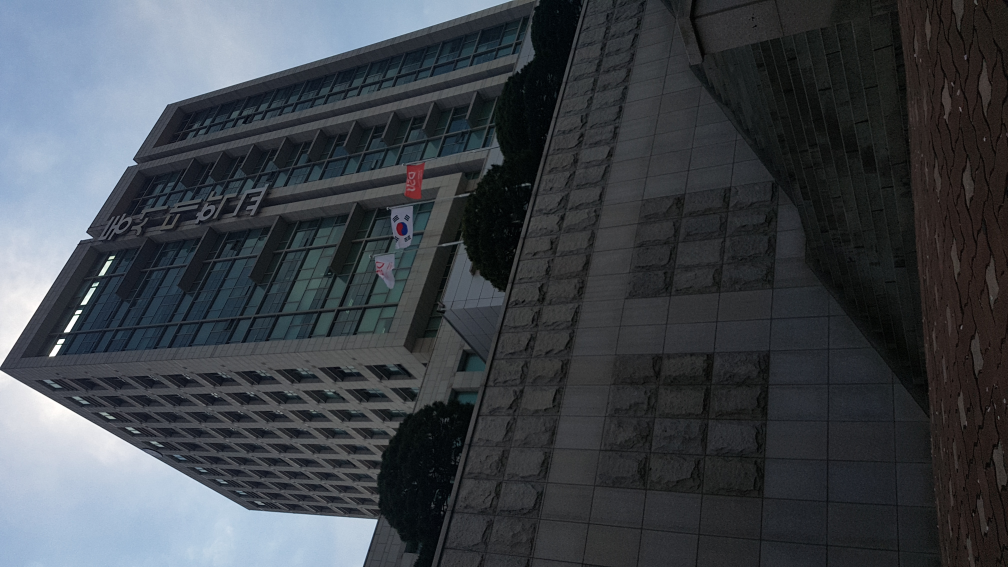
#> input picture Homework_1_task_2/Inputs/dsu_3.jpg, 4032 x 2268 px, given in place of dsu.jpg, which was not available (shown at 1/4 size)
$ jupyter execute chapter12.ipynb
#> lines starting #> are read from the running program, lines starting #| are printed output that depends on the picture; pictures that were not available may be replaced by others from this repository, and a replacement may not be noted
[cell 1]
from PIL import Image
from pylab import *
import matplotlib.pyplot as pl
# read image to array
im = array(Image.open('dsu.jpg'))
#> im is the input picture: shape (2268, 4032, 3); mean R, G, B 63.3, 68.2, 74.1
pl.rcParams["figure.figsize"] = (16,9)
# plot the image
imshow(im)
# some points
x = [120,120,2100,2100]
y = [150,2000,150,2000]
# plot the points with red star-markers
plot(x,y,'r*')
# line plot connecting the first two points
plot(x[:2],y[:2])
# add title and show the plot
title('Plotting: "dongseo.jpg"')
show()
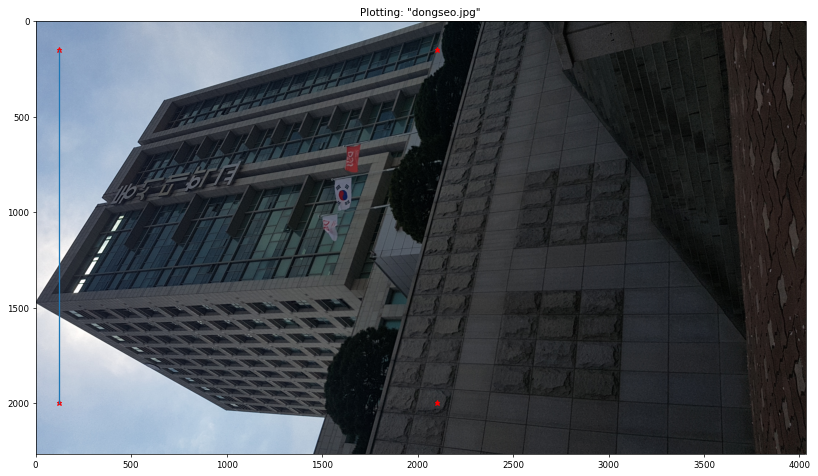
#> figure drawn by matplotlib, 1 panel
#plot(x,y) # default blue solid line
#plot(x,y,’r*’) # red star-markers
#plot(x,y,’go-’) # green line with circle-markers
#plot(x,y,’ks:’) # black dotted line with square-markers

[cell 2]
# read image to array
im = array(Image.open('dsu.jpg').convert('L'))
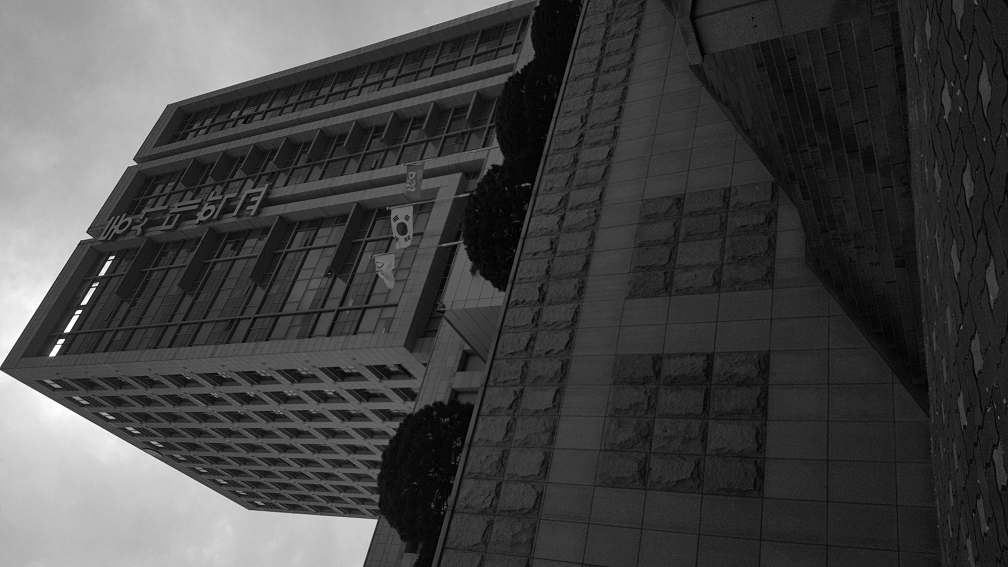
#> im: shape (2268, 4032) (shown at 1/4 size); min 0, max 255, mean 67.4
# create a new figure
figure()
# don’t use colors
gray()
imshow(im)
figure()
# show contours with origin upper left corner
contour(im, origin='image')
axis('equal')
axis('off')
show()
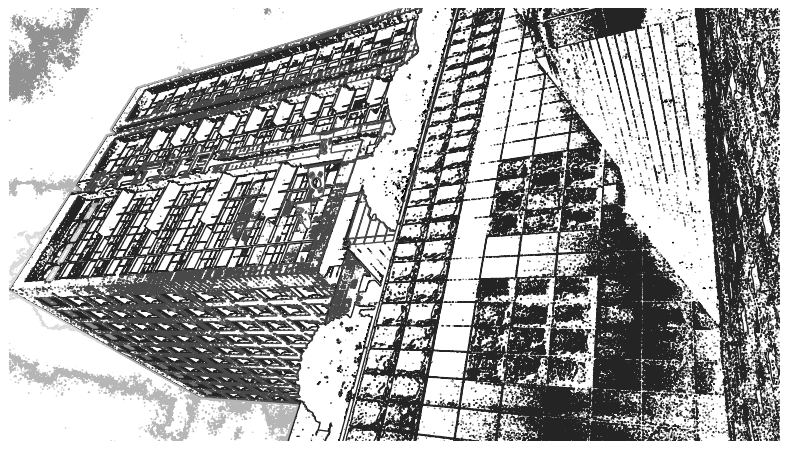
#> figure drawn by matplotlib, 1 panel

[cell 3]
figure()
hist(im.flatten(),128)
show()
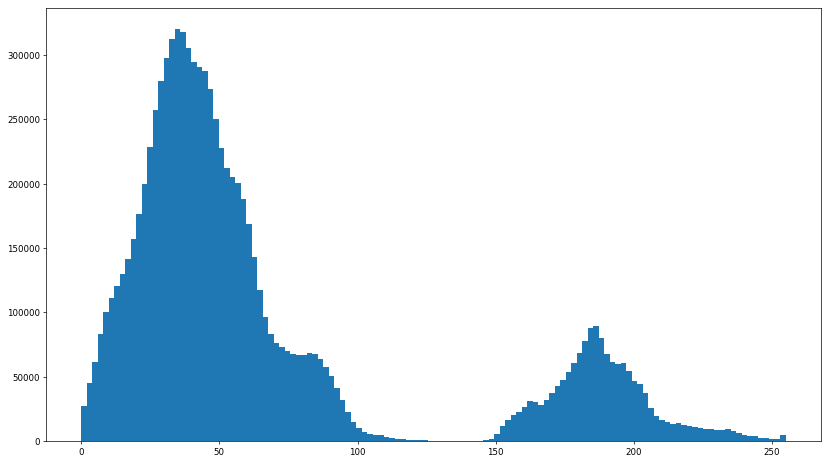
#> figure drawn by matplotlib, 1 panel; tallest bar 320579 high, from x = 33.87 to 35.86
